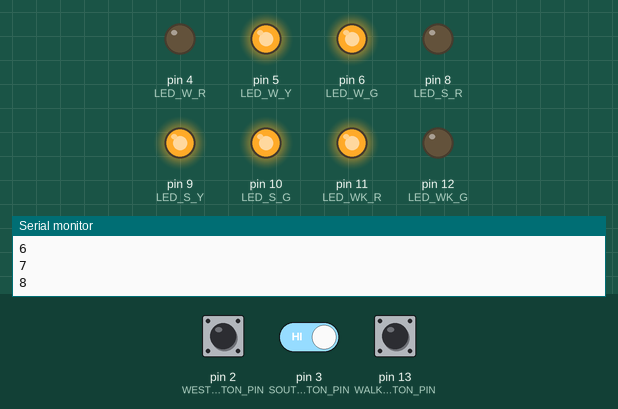
Simulated run of this sketch. Board: Arduino Uno, built with avr-gcc and run on an emulated ATmega328P. Parts: output pins drawn as LEDs (lit = HIGH), the last lines printed to the serial monitor. Dashed ring = blinking. Inputs (shaded band) come from the test bench; at power-on: pin 2 (WEST_BUTTON_PIN) HIGH, pin 3 (SOUTH_BUTTON_PIN) HIGH, pin 13 (WALK_BUTTON_PIN) HIGH.

Above: at 9.8 s.
9.9 s: pin 2 (WEST_BUTTON_PIN) pulled LOW for 3 s
At 12.28 s:
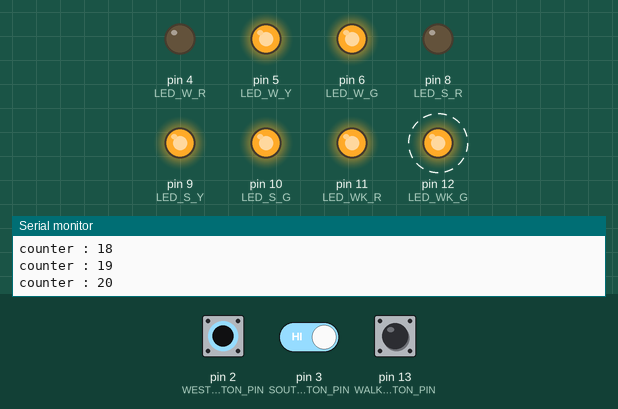
15.4 s: pin 2 (WEST_BUTTON_PIN) driven LOW and pin 3 (SOUTH_BUTTON_PIN) driven LOW
At 19.9 s:
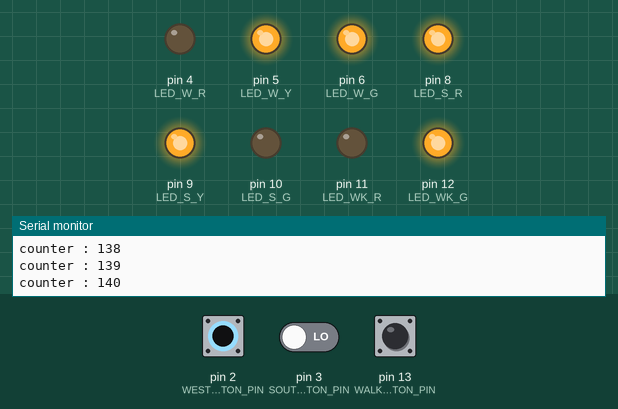
24.0 s: pin 2 (WEST_BUTTON_PIN) driven HIGH
At 24.6 s:
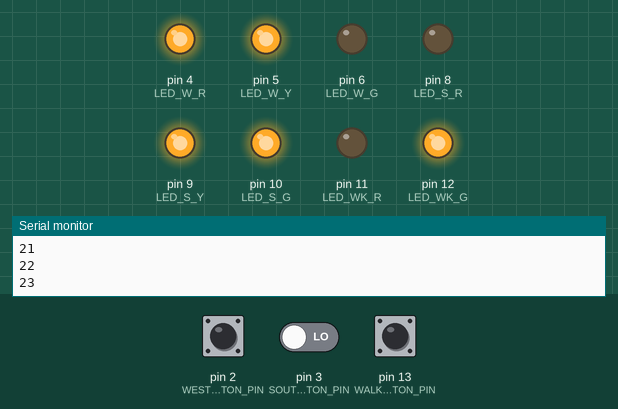
28.5 s: pin 13 (WALK_BUTTON_PIN) pulled LOW for 3 s
At 29.8 s:
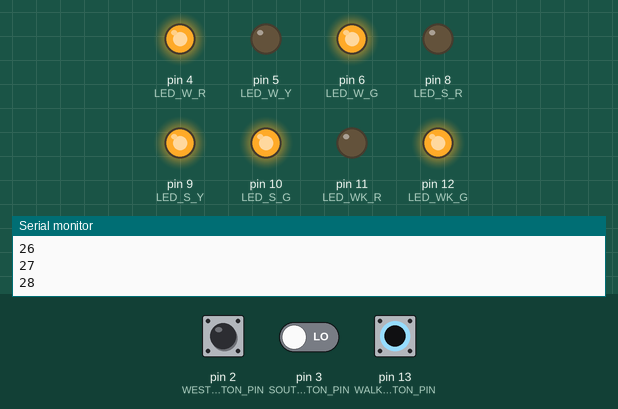
33.0 s: pin 2 (WEST_BUTTON_PIN) driven LOW
At 35.7 s:
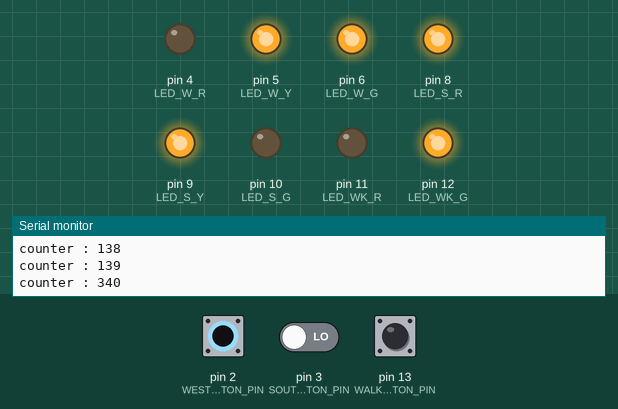
37.5 s: pin 3 (SOUTH_BUTTON_PIN) driven HIGH
At 38.2 s:
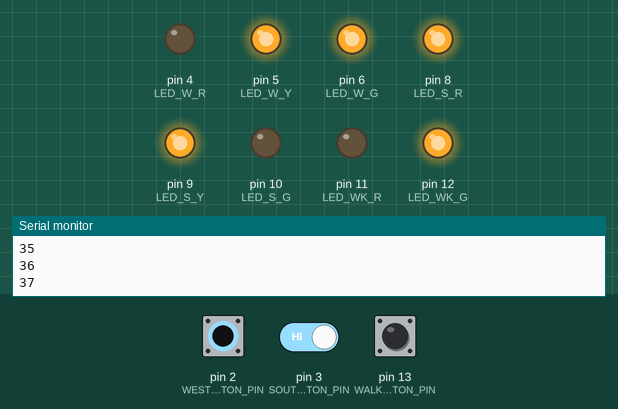
Timing chart, 0 to 40.5 s (numbered marks = the images above; inputs shaded):
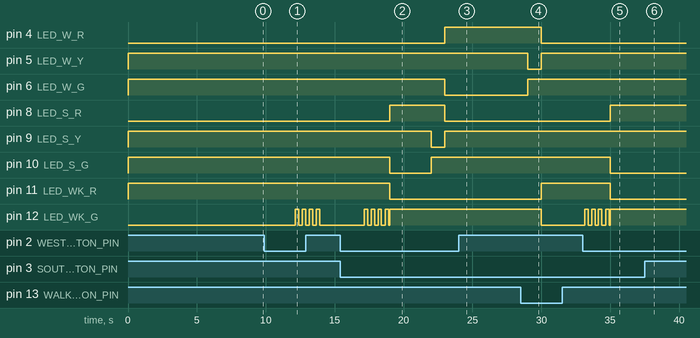

The sketch:

Traffic_Prot.ino
```cpp
#define LED_W_R 4
#define LED_W_Y 5
#define LED_W_G 6
#define WEST_BUTTON_PIN 2

#define LED_S_R 8
#define LED_S_Y 9
#define LED_S_G 10
#define SOUTH_BUTTON_PIN 3

#define LED_WK_R 11
#define LED_WK_G 12
#define WALK_BUTTON_PIN 13

#define goS 0
#define waitS 1
#define goW 2
#define waitW 3
#define walk 4
#define waitwalk 5
struct State {
  unsigned long  ST_Out ; // 6 bit pattern to street output
  unsigned long Time; // delay in ms units
  unsigned long Next[8];
}; // next state for inputs 0,1,2,3
typedef const struct State SType;
SType FSM[6] = {
  {0x61, 3000, goS, waitS, goS, waitS, waitS, waitS, waitS, waitS},
  {0x67, 1000, goW, goW, goW, goW, walk, walk, walk, walk},
  {0x4C, 3000, goW, goW, waitW, waitW, waitW, waitW, waitW, waitW},
  {0x7C, 1000, goS, goS, goS, goS, walk, walk, walk, goS},
  {0xA4, 3000, walk, waitwalk, waitwalk, waitwalk, walk, goW, goS, goW},
  {0x64, 0, walk, goW, goS, goW, walk, goW, goS, goW}
};
unsigned short S = 4 ; // index to the current state
// Interrupt
int timer1_counter;
int  t1 = 0;

void setup() {
  Serial.begin(9600);
  pinMode(LED_W_R, OUTPUT);
  pinMode(LED_W_Y, OUTPUT);
  pinMode(LED_W_G, OUTPUT);
  pinMode(WEST_BUTTON_PIN, INPUT_PULLUP);

  pinMode(LED_S_R, OUTPUT);
  pinMode(LED_S_Y, OUTPUT);
  pinMode(LED_S_G, OUTPUT);
  pinMode(SOUTH_BUTTON_PIN, INPUT_PULLUP);

  pinMode(LED_WK_R, OUTPUT);
  pinMode(LED_WK_G, OUTPUT);
  pinMode(WALK_BUTTON_PIN, INPUT_PULLUP);

  // initialize timer1
  noInterrupts(); // disable all interrupts
  TCCR1A = 0;
  TCCR1B = 0;

  timer1_counter = 3036;
  TCNT1 = timer1_counter; TCCR1B |= (1 << CS12); TIMSK1 |= (1 << TOIE1);
  interrupts();
}
int input, inputW, inputS , inputWK;

ISR(TIMER1_OVF_vect) // interrupt service routine
{
  TCNT1 = timer1_counter; // preload timer
  Serial.println(t1++);
}

void loop() {

  digitalWrite(LED_W_R,   FSM[S].ST_Out & B00000001);
  digitalWrite(LED_W_Y, !(FSM[S].ST_Out & B00000010));
  digitalWrite(LED_W_G,   FSM[S].ST_Out & B00000100);
  digitalWrite(LED_S_R,   FSM[S].ST_Out & B00001000);
  digitalWrite(LED_S_Y, !(FSM[S].ST_Out & B00010000));
  digitalWrite(LED_S_G,   FSM[S].ST_Out & B00100000);
  digitalWrite(LED_WK_G,  FSM[S].ST_Out & B01000000);
  digitalWrite(LED_WK_R,  FSM[S].ST_Out & B10000000);
  delay(FSM[S].Time);
  input = 0 ;
  inputW = !digitalRead (WEST_BUTTON_PIN);
  inputS = !digitalRead (SOUTH_BUTTON_PIN);
  inputWK = !digitalRead (WALK_BUTTON_PIN);
  input = inputWK * 4 + inputS * 2 + inputW;

  if (S == 4 && (input != 0 && input != 4 )) {
    int blnkTime = t1 + 1;
    int c = 1 ;
    Serial.println("BT : " + (String)blnkTime);
    while (t1 <= blnkTime ) {
      c++;
      if (c % 17 == 0) // 17 is approx of 1/4 of 1 secs , By 1 secs approxly equals to 70
        digitalWrite(LED_WK_G , !digitalRead(LED_WK_G));
      Serial.println("counter : " + (String)c);
    }

  }
  S = FSM[S].Next[input];

}
```

Measured:
- after the input at 9.9 s, pin 12 (LED_WK_G): alternates HIGH for 0.25 s and LOW for 0.25 s, 8 changes in all, then stays LOW, starting after 2.3 s
- after the input at 15.4 s, pin 4 (LED_W_R): LOW → HIGH after 7.6 s; pin 6 (LED_W_G): HIGH → LOW after 7.6 s; pin 8 (LED_S_R): LOW → HIGH after 3.6 s, → LOW 4.0 s later; pin 9 (LED_S_Y): HIGH → LOW after 6.6 s, → HIGH 1.0 s later; pin 10 (LED_S_G): HIGH → LOW after 3.6 s, → HIGH 3.0 s later
- after the input at 24.0 s, pin 4 (LED_W_R), pin 10 (LED_S_G): stays HIGH (without the input it goes to LOW after 3.0 s); pin 5 (LED_W_Y): stays HIGH (without the input it goes to LOW after 2.0 s); pin 6 (LED_W_G): stays LOW (without the input it goes to HIGH after 2.0 s); pin 8 (LED_S_R): stays LOW (without the input it goes to HIGH after 3.0 s)
- after the input at 28.5 s, pin 4 (LED_W_R), pin 12 (LED_WK_G): HIGH → LOW after 1.5 s; pin 5 (LED_W_Y): HIGH → LOW after 0.50 s, → HIGH 1.0 s later; pin 6 (LED_W_G): LOW → HIGH after 0.50 s; pin 11 (LED_WK_R): LOW → HIGH after 1.5 s
- after the input at 33.0 s, pin 4 (LED_W_R): stays LOW (without the input it goes to HIGH after 2.0 s); pin 6 (LED_W_G): stays HIGH (without the input it goes to LOW after 2.0 s); pin 8 (LED_S_R): LOW → HIGH after 2.0 s; pin 10 (LED_S_G): HIGH → LOW after 2.0 s
- after the input at 37.5 s, pin 4 (LED_W_R): stays LOW (without the input it goes to HIGH after 1.5 s); pin 5 (LED_W_Y): stays HIGH (without the input it goes to LOW after 4.5 s)
